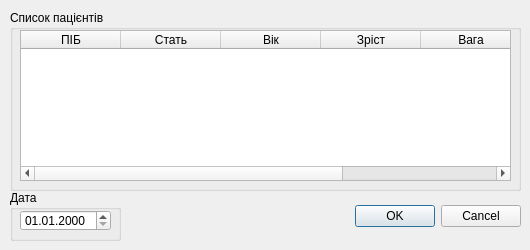
<?xml version="1.0" encoding="UTF-8"?>
<ui version="4.0">
 <class>GetPatientDialog</class>
 <widget class="QDialog" name="GetPatientDialog">
  <property name="geometry">
   <rect>
    <x>0</x>
    <y>0</y>
    <width>530</width>
    <height>250</height>
   </rect>
  </property>
  <property name="windowTitle">
   <string>Вибір пацієнта</string>
  </property>
  <widget class="QDialogButtonBox" name="buttonBox">
   <property name="geometry">
    <rect>
     <x>340</x>
     <y>200</y>
     <width>181</width>
     <height>32</height>
    </rect>
   </property>
   <property name="orientation">
    <enum>Qt::Horizontal</enum>
   </property>
   <property name="standardButtons">
    <set>QDialogButtonBox::Cancel|QDialogButtonBox::Ok</set>
   </property>
  </widget>
  <widget class="QGroupBox" name="groupBox">
   <property name="geometry">
    <rect>
     <x>10</x>
     <y>10</y>
     <width>511</width>
     <height>181</height>
    </rect>
   </property>
   <property name="title">
    <string>Список пацієнтів</string>
   </property>
   <widget class="QTableWidget" name="tableWidget">
    <property name="geometry">
     <rect>
      <x>10</x>
      <y>20</y>
      <width>491</width>
      <height>151</height>
     </rect>
    </property>
    <column>
     <property name="text">
      <string>ПІБ</string>
     </property>
    </column>
    <column>
     <property name="text">
      <string>Стать</string>
     </property>
    </column>
    <column>
     <property name="text">
      <string>Вік</string>
     </property>
    </column>
    <column>
     <property name="text">
      <string>Зріст</string>
     </property>
    </column>
    <column>
     <property name="text">
      <string>Вага</string>
     </property>
    </column>
    <column>
     <property name="text">
      <string>id</string>
     </property>
    </column>
   </widget>
  </widget>
  <widget class="QGroupBox" name="groupBox_4">
   <property name="geometry">
    <rect>
     <x>10</x>
     <y>190</y>
     <width>111</width>
     <height>51</height>
    </rect>
   </property>
   <property name="title">
    <string>Дата</string>
   </property>
   <widget class="QDateEdit" name="deDate">
    <property name="geometry">
     <rect>
      <x>10</x>
      <y>20</y>
      <width>91</width>
      <height>21</height>
     </rect>
    </property>
    <property name="displayFormat">
     <string>dd.MM.yyyy</string>
    </property>
   </widget>
  </widget>
 </widget>
 <resources/>
 <connections>
  <connection>
   <sender>buttonBox</sender>
   <signal>accepted()</signal>
   <receiver>GetPatientDialog</receiver>
   <slot>accept()</slot>
   <hints>
    <hint type="sourcelabel">
     <x>248</x>
     <y>254</y>
    </hint>
    <hint type="destinationlabel">
     <x>157</x>
     <y>274</y>
    </hint>
   </hints>
  </connection>
  <connection>
   <sender>buttonBox</sender>
   <signal>rejected()</signal>
   <receiver>GetPatientDialog</receiver>
   <slot>reject()</slot>
   <hints>
    <hint type="sourcelabel">
     <x>316</x>
     <y>260</y>
    </hint>
    <hint type="destinationlabel">
     <x>286</x>
     <y>274</y>
    </hint>
   </hints>
  </connection>
 </connections>
</ui>
